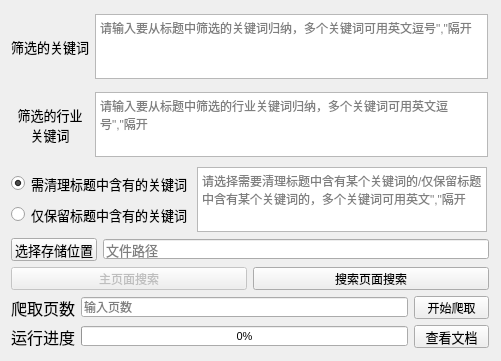
  <widget class="QWidget" name="layoutWidget">
   <property name="geometry">
    <rect>
     <x>510</x>
     <y>60</y>
     <width>501</width>
     <height>361</height>
    </rect>
   </property>
   <layout class="QGridLayout" name="gridLayout_2">
    <item row="1" column="0">
     <layout class="QHBoxLayout" name="horizontalLayout_25">
      <item>
       <widget class="QLabel" name="label_24">
        <property name="sizePolicy">
         <sizepolicy hsizetype="Preferred" vsizetype="Preferred">
          <horstretch>0</horstretch>
          <verstretch>0</verstretch>
         </sizepolicy>
        </property>
        <property name="minimumSize">
         <size>
          <width>78</width>
          <height>72</height>
         </size>
        </property>
        <property name="maximumSize">
         <size>
          <width>78</width>
          <height>72</height>
         </size>
        </property>
        <property name="font">
         <font>
          <pointsize>10</pointsize>
          <weight>50</weight>
          <bold>false</bold>
          <underline>false</underline>
          <stylestrategy>PreferDefault</stylestrategy>
         </font>
        </property>
        <property name="text">
         <string>筛选的行业
关键词</string>
        </property>
        <property name="textFormat">
         <enum>Qt::AutoText</enum>
        </property>
        <property name="alignment">
         <set>Qt::AlignCenter</set>
        </property>
       </widget>
      </item>
      <item>
       <widget class="QTextEdit" name="te_hy">
        <property name="sizePolicy">
         <sizepolicy hsizetype="Expanding" vsizetype="Expanding">
          <horstretch>0</horstretch>
          <verstretch>0</verstretch>
         </sizepolicy>
        </property>
        <property name="minimumSize">
         <size>
          <width>393</width>
          <height>65</height>
         </size>
        </property>
        <property name="maximumSize">
         <size>
          <width>393</width>
          <height>65</height>
         </size>
        </property>
        <property name="placeholderText">
         <string>请输入要从标题中筛选的行业关键词归纳，多个关键词可用英文逗号&quot;,&quot;隔开</string>
        </property>
       </widget>
      </item>
     </layout>
    </item>
    <item row="2" column="0">
     <layout class="QHBoxLayout" name="horizontalLayout_26">
      <item>
       <layout class="QVBoxLayout" name="verticalLayout">
        <item>
         <widget class="QRadioButton" name="rb_cleanGjc">
          <property name="minimumSize">
           <size>
            <width>180</width>
            <height>17</height>
           </size>
          </property>
          <property name="maximumSize">
           <size>
            <width>180</width>
            <height>17</height>
           </size>
          </property>
          <property name="font">
           <font>
            <pointsize>10</pointsize>
            <weight>50</weight>
            <bold>false</bold>
            <underline>false</underline>
            <stylestrategy>PreferDefault</stylestrategy>
           </font>
          </property>
          <property name="text">
           <string>需清理标题中含有的关键词</string>
          </property>
          <property name="checked">
           <bool>true</bool>
          </property>
         </widget>
        </item>
        <item>
         <widget class="QRadioButton" name="rb_saveGjc">
          <property name="minimumSize">
           <size>
            <width>180</width>
            <height>17</height>
           </size>
          </property>
          <property name="maximumSize">
           <size>
            <width>180</width>
            <height>17</height>
           </size>
          </property>
          <property name="font">
           <font>
            <pointsize>10</pointsize>
            <weight>50</weight>
            <bold>false</bold>
            <underline>false</underline>
            <stylestrategy>PreferDefault</stylestrategy>
           </font>
          </property>
          <property name="text">
           <string>仅保留标题中含有的关键词</string>
          </property>
          <property name="checked">
           <bool>false</bool>
          </property>
         </widget>
        </item>
       </layout>
      </item>
      <item>
       <widget class="QPlainTextEdit" name="pte_cleanORsave_gjc">
        <property name="minimumSize">
         <size>
          <width>290</width>
          <height>65</height>
         </size>
        </property>
        <property name="maximumSize">
         <size>
          <width>290</width>
          <height>65</height>
         </size>
        </property>
        <property name="placeholderText">
         <string>请选择需要清理标题中含有某个关键词的/仅保留标题中含有某个关键词的，多个关键词可用英文&quot;,&quot;隔开</string>
        </property>
       </widget>
      </item>
     </layout>
    </item>
    <item row="3" column="0">
     <layout class="QHBoxLayout" name="horizontalLayout_27">
      <item>
       <widget class="QPushButton" name="btn_choosePosition">
        <property name="minimumSize">
         <size>
          <width>86</width>
          <height>23</height>
         </size>
        </property>
        <property name="maximumSize">
         <size>
          <width>86</width>
          <height>23</height>
         </size>
        </property>
        <property name="font">
         <font>
          <pointsize>10</pointsize>
          <weight>50</weight>
          <bold>false</bold>
          <underline>false</underline>
          <stylestrategy>PreferDefault</stylestrategy>
         </font>
        </property>
        <property name="text">
         <string>选择存储位置</string>
        </property>
        <property name="autoDefault">
         <bool>false</bool>
        </property>
       </widget>
      </item>
      <item>
       <widget class="QLineEdit" name="le_tablePath">
        <property name="minimumSize">
         <size>
          <width>386</width>
          <height>20</height>
         </size>
        </property>
        <property name="maximumSize">
         <size>
          <width>386</width>
          <height>20</height>
         </size>
        </property>
        <property name="font">
         <font>
          <pointsize>10</pointsize>
          <weight>50</weight>
          <bold>false</bold>
          <underline>false</underline>
          <stylestrategy>PreferDefault</stylestrategy>
         </font>
        </property>
        <property name="placeholderText">
         <string>文件路径</string>
        </property>
       </widget>
      </item>
     </layout>
    </item>
    <item row="4" column="0">
     <layout class="QHBoxLayout" name="horizontalLayout_3">
      <item>
       <widget class="QPushButton" name="btn_homePageSearch">
        <property name="enabled">
         <bool>false</bool>
        </property>
        <property name="minimumSize">
         <size>
          <width>236</width>
          <height>23</height>
         </size>
        </property>
        <property name="maximumSize">
         <size>
          <width>236</width>
          <height>23</height>
         </size>
        </property>
        <property name="text">
         <string>主页面搜索</string>
        </property>
        <property name="checkable">
         <bool>false</bool>
        </property>
        <property name="default">
         <bool>false</bool>
        </property>
        <property name="flat">
         <bool>false</bool>
        </property>
       </widget>
      </item>
      <item>
       <widget class="QPushButton" name="btn_searchPageSearch">
        <property name="minimumSize">
         <size>
          <width>236</width>
          <height>23</height>
         </size>
        </property>
        <property name="maximumSize">
         <size>
          <width>236</width>
          <height>23</height>
         </size>
        </property>
        <property name="text">
         <string>搜索页面搜索</string>
        </property>
       </widget>
      </item>
     </layout>
    </item>
    <item row="5" column="0">
     <layout class="QHBoxLayout" name="horizontalLayout_4">
      <item>
       <widget class="QLabel" name="label_5">
        <property name="minimumSize">
         <size>
          <width>64</width>
          <height>23</height>
         </size>
        </property>
        <property name="maximumSize">
         <size>
          <width>64</width>
          <height>23</height>
         </size>
        </property>
        <property name="font">
         <font>
          <pointsize>12</pointsize>
          <weight>50</weight>
          <bold>false</bold>
          <underline>false</underline>
          <stylestrategy>PreferDefault</stylestrategy>
         </font>
        </property>
        <property name="text">
         <string>爬取页数</string>
        </property>
       </widget>
      </item>
      <item>
       <widget class="QLineEdit" name="le_page">
        <property name="minimumSize">
         <size>
          <width>327</width>
          <height>20</height>
         </size>
        </property>
        <property name="maximumSize">
         <size>
          <width>327</width>
          <height>20</height>
         </size>
        </property>
        <property name="placeholderText">
         <string>输入页数</string>
        </property>
       </widget>
      </item>
      <item>
       <widget class="QPushButton" name="btn_captureData">
        <property name="minimumSize">
         <size>
          <width>75</width>
          <height>23</height>
         </size>
        </property>
        <property name="maximumSize">
         <size>
          <width>75</width>
          <height>23</height>
         </size>
        </property>
        <property name="text">
         <string>开始爬取</string>
        </property>
       </widget>
      </item>
     </layout>
    </item>
    <item row="6" column="0">
     <layout class="QHBoxLayout" name="horizontalLayout_28">
      <item>
       <widget class="QLabel" name="label_6">
        <property name="minimumSize">
         <size>
          <width>64</width>
          <height>23</height>
         </size>
        </property>
        <property name="maximumSize">
         <size>
          <width>64</width>
          <height>23</height>
         </size>
        </property>
        <property name="font">
         <font>
          <pointsize>12</pointsize>
          <weight>50</weight>
          <bold>false</bold>
          <underline>false</underline>
          <stylestrategy>PreferDefault</stylestrategy>
         </font>
        </property>
        <property name="text">
         <string>运行进度</string>
        </property>
       </widget>
      </item>
      <item>
       <widget class="QProgressBar" name="pb_progressBar">
        <property name="minimumSize">
         <size>
          <width>327</width>
          <height>20</height>
         </size>
        </property>
        <property name="maximumSize">
         <size>
          <width>327</width>
          <height>20</height>
         </size>
        </property>
        <property name="font">
         <font>
          <pointsize>8</pointsize>
          <weight>50</weight>
          <bold>false</bold>
          <underline>false</underline>
          <stylestrategy>PreferDefault</stylestrategy>
         </font>
        </property>
        <property name="value">
         <number>0</number>
        </property>
        <property name="textVisible">
         <bool>true</bool>
        </property>
        <property name="orientation">
         <enum>Qt::Horizontal</enum>
        </property>
        <property name="invertedAppearance">
         <bool>false</bool>
        </property>
       </widget>
      </item>
      <item>
       <widget class="QPushButton" name="btn_openExcel">
        <property name="minimumSize">
         <size>
          <width>75</width>
          <height>23</height>
         </size>
        </property>
        <property name="maximumSize">
         <size>
          <width>75</width>
          <height>23</height>
         </size>
        </property>
        <property name="font">
         <font>
          <pointsize>10</pointsize>
          <weight>50</weight>
          <bold>false</bold>
          <underline>false</underline>
          <stylestrategy>PreferDefault</stylestrategy>
         </font>
        </property>
        <property name="text">
         <string>查看文档</string>
        </property>
       </widget>
      </item>
     </layout>
    </item>
    <item row="0" column="0">
     <layout class="QHBoxLayout" name="horizontalLayout_24">
      <item>
       <widget class="QLabel" name="label_23">
        <property name="minimumSize">
         <size>
          <width>78</width>
          <height>72</height>
         </size>
        </property>
        <property name="maximumSize">
         <size>
          <width>78</width>
          <height>72</height>
         </size>
        </property>
        <property name="font">
         <font>
          <pointsize>10</pointsize>
          <weight>50</weight>
          <bold>false</bold>
          <underline>false</underline>
          <stylestrategy>PreferDefault</stylestrategy>
         </font>
        </property>
        <property name="text">
         <string>筛选的关键词</string>
        </property>
       </widget>
      </item>
      <item>
       <widget class="QTextEdit" name="te_gjc">
        <property name="minimumSize">
         <size>
          <width>393</width>
          <height>65</height>
         </size>
        </property>
        <property name="maximumSize">
         <size>
          <width>393</width>
          <height>65</height>
         </size>
        </property>
        <property name="placeholderText">
         <string>请输入要从标题中筛选的关键词归纳，多个关键词可用英文逗号&quot;,&quot;隔开</string>
        </property>
       </widget>
      </item>
     </layout>
    </item>
   </layout>
  </widget>
